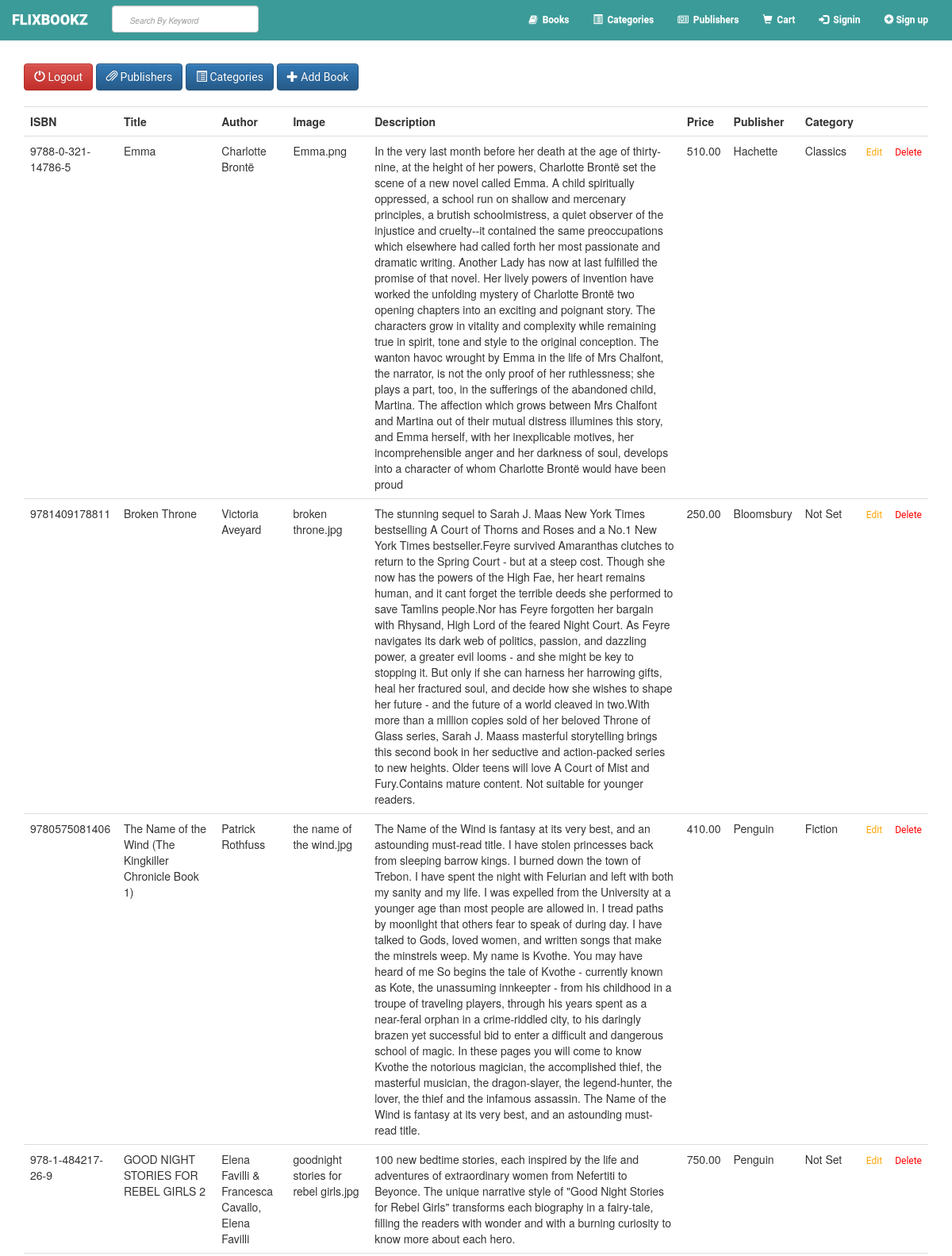
The app's page /admin_book.php (signed in, upper part) with its own data.
### tables this page shows
CREATE TABLE `books` (
  `book_isbn` varchar(20) NOT NULL,
  `book_title` varchar(60) DEFAULT NULL,
  `book_author` varchar(60) DEFAULT NULL,
  `book_image` varchar(40) DEFAULT NULL,
  `book_descr` longtext,
  `book_price` decimal(6,2) NOT NULL,
  `publisherid` int(10) UNSIGNED NOT NULL,
  `categoryid` int(10) UNSIGNED NOT NULL
);

CREATE TABLE `publisher` (
  `publisherid` int(10) UNSIGNED NOT NULL,
  `publisher_name` varchar(60) NOT NULL
);

CREATE TABLE `category` (
  `categoryid` int(10) NOT NULL,
  `category_name` varchar(60) NOT NULL
);

### admin_book.php (the view, shortened to what this page needs)
<?php
	require_once "./template/header.php";
	require_once "./functions/database_functions.php";
	$conn = db_connect();
	$result = getAll($conn);
?>
	<div>
	<a href="admin_signout.php" class="btn btn-danger"><span class="glyphicon glyphicon-off"></span>&nbsp;Logout</a>
	<a href="admin_publishers.php" class="btn btn-primary"><span class="glyphicon glyphicon-paperclip"></span>&nbsp;Publishers</a>
	<a href="admin_categories.php" class="btn btn-primary"><span class="glyphicon glyphicon-list-alt"></span>&nbsp;Categories</a>
	<a class="btn btn-primary" href="admin_add.php"><span class="glyphicon glyphicon-plus"></span>&nbsp;Add Book</a>
	</div>
	<table class="table" style="margin-top: 20px">
		<tr>
			<th>ISBN</th>
			<th>Title</th>
			<th>Author</th>
			<th>Image</th>
			<th>Description</th>
			<th>Price</th>
			<th>Publisher</th>
			<th>Category</th>
			<th>&nbsp;</th>
			<th>&nbsp;</th>
		</tr>
		<?php while($row = mysqli_fetch_assoc($result)){ ?>
		<tr>
			<td><?php echo $row['book_isbn']; ?></td>
			<td><?php echo $row['book_title']; ?></td>
			<td><?php echo $row['book_author']; ?></td>
			<td><?php echo $row['book_image']; ?></td>
			<td><?php echo $row['book_descr']; ?></td>
			<td><?php echo $row['book_price']; ?></td>
			<td><?php echo getPubName($conn, $row['publisherid']); ?></td>
			<td><?php echo getCatName($conn, $row['categoryid']); ?></td>
			<td> <a style="color: orange" href="admin_edit.php?bookisbn=<?php echo $row['book_isbn']; ?>">Edit</a></td>
			<td> <a style="color: red" href="admin_delete.php?bookisbn=<?php echo $row['book_isbn']; ?>">Delete</a></td>
		</tr>
		<?php } ?>
	</table>
<?php
	require_once "./template/footer.php";
?>

### functions/database_functions.php (shortened to what this page needs)
<?php
if (!function_exists("getPubName")){
	function getPubName($conn, $pubid){
		$query = "SELECT publisher_name FROM publisher WHERE publisherid = '$pubid'";
		$result = mysqli_query($conn, $query);
		$row = mysqli_fetch_assoc($result);
		return $row['publisher_name'];
	}
}
if (!function_exists("getCatName")){
	function getCatName($conn, $catid){
		$query = "SELECT category_name FROM category WHERE categoryid = '$catid'";
		$result = mysqli_query($conn, $query);
		if(mysqli_num_rows($result) == 0){
			echo "Not Set";
		}
		$row = mysqli_fetch_assoc($result);
		return $row['category_name'];
	}
}
if (!function_exists("getAll")){
	function getAll($conn){
		$query = "SELECT * from books ORDER BY book_isbn DESC";
		$result = mysqli_query($conn, $query);
		return $result;
	}
}
?>

### records on screen
books: book_isbn "9788-0-321-14786-5", book_title "Emma", book_author "Charlotte Brontë", book_image "Emma.png", book_descr "In the very last month before her death at the age of thirty-nine, at the height of her powers, Charlotte Brontë set the scene of a new novel called Emma. A child spiritually oppressed, a school run on shallow and mercenary principles, a brutish schoolmistress, a quiet observer of the injustice and cruelty--it contained the same preoccupations which elsewhere had called forth her most passionate and dramatic writing. Another Lady has now at last fulfilled the promise of that novel. Her lively powers of invention have worked the unfolding mystery of Charlotte Brontë two opening chapters into an exciting and poignant story. The characters grow in vitality and complexity while remaining true…", book_price "510.00", publisherid.publisher_name "Hachette", categoryid.category_name "Classics"
books: book_isbn "9781409178811", book_title "Broken Throne", book_author "Victoria Aveyard", book_image "broken throne.jpg", book_descr "The stunning sequel to Sarah J. Maas New York Times bestselling A Court of Thorns and Roses and a No.1 New York Times bestseller.Feyre survived Amaranthas clutches to return to the Spring Court - but at a steep cost. Though she now has the powers of the High Fae, her heart remains human, and it cant forget the terrible deeds she performed to save Tamlins people.Nor has Feyre forgotten her bargain with Rhysand, High Lord of the feared Night Court. As Feyre navigates its dark web of politics, passion, and dazzling power, a greater evil looms - and she might be key to stopping it. But only if she can harness her harrowing gifts, heal her fractured soul, and decide how she wishes to shape her…", book_price "250.00", publisherid.publisher_name "Bloomsbury", shows "Not Set"
books: book_isbn "9780575081406", book_title "The Name of the Wind (The Kingkiller Chronicle Book 1)", book_author "Patrick Rothfuss", book_image "the name of the wind.jpg", book_descr "The Name of the Wind is fantasy at its very best, and an astounding must-read title. I have stolen princesses back from sleeping barrow kings. I burned down the town of Trebon. I have spent the night with Felurian and left with both my sanity and my life. I was expelled from the University at a younger age than most people are allowed in. I tread paths by moonlight that others fear to speak of during day. I have talked to Gods, loved women, and written songs that make the minstrels weep. My name is Kvothe. You may have heard of me So begins the tale of Kvothe - currently known as Kote, the unassuming innkeepter - from his childhood in a troupe of traveling players, through his years spent…", book_price "410.00", publisherid.publisher_name "Penguin", categoryid.category_name "Fiction"
books: book_isbn "978-1-484217-26-9", book_title "GOOD NIGHT STORIES FOR REBEL GIRLS 2", book_author "Elena Favilli & Francesca Cavallo, Elena Favilli", book_image "goodnight stories for rebel girls.jpg", book_descr "100 new bedtime stories, each inspired by the life and adventures of extraordinary women from Nefertiti to Beyonce. The unique narrative style of \"Good Night Stories for Rebel Girls\" transforms each biography in a fairy-tale, filling the readers with wonder and with a burning curiosity to know more about each hero.", book_price "750.00", publisherid.publisher_name "Penguin", shows "Not Set"
